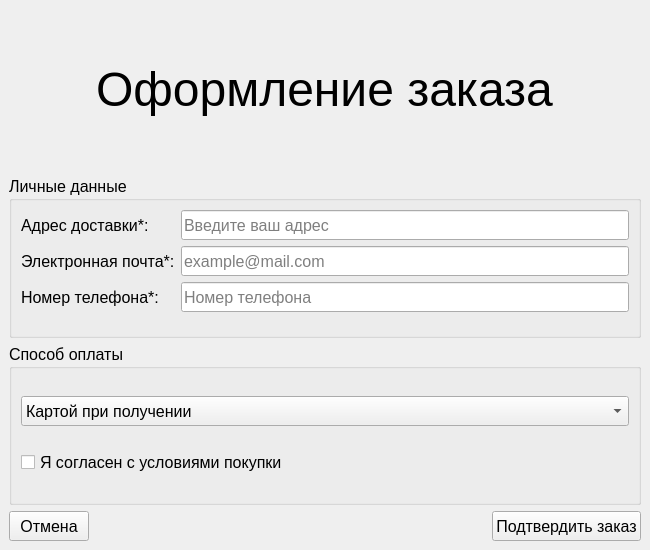
<?xml version="1.0" encoding="UTF-8"?>
<ui version="4.0">
 <class>OrderPlacement</class>
 <widget class="QMainWindow" name="OrderPlacement">
  <property name="geometry">
   <rect>
    <x>0</x>
    <y>0</y>
    <width>650</width>
    <height>550</height>
   </rect>
  </property>
  <property name="windowTitle">
   <string>Оформление заказа</string>
  </property>
  <widget class="QWidget" name="centralwidget">
   <layout class="QVBoxLayout" name="verticalLayout">
    <item alignment="Qt::AlignHCenter|Qt::AlignVCenter">
     <widget class="QLabel" name="titleLabel">
      <property name="font">
       <font>
        <family>MS Shell Dlg 2</family>
        <pointsize>36</pointsize>
        <weight>50</weight>
        <italic>false</italic>
        <bold>false</bold>
       </font>
      </property>
      <property name="styleSheet">
       <string notr="true">font: 36pt &quot;MS Shell Dlg 2&quot;;</string>
      </property>
      <property name="text">
       <string>Оформление заказа</string>
      </property>
      <property name="alignment">
       <set>Qt::AlignCenter</set>
      </property>
     </widget>
    </item>
    <item>
     <widget class="QGroupBox" name="personalInfoGroup">
      <property name="font">
       <font>
        <pointsize>12</pointsize>
       </font>
      </property>
      <property name="title">
       <string>Личные данные</string>
      </property>
      <layout class="QFormLayout">
       <item row="1" column="0">
        <widget class="QLabel" name="emailLabel">
         <property name="text">
          <string>Электронная почта*:</string>
         </property>
        </widget>
       </item>
       <item row="1" column="1">
        <widget class="QLineEdit" name="emailLineEdit">
         <property name="minimumSize">
          <size>
           <width>0</width>
           <height>30</height>
          </size>
         </property>
         <property name="font">
          <font>
           <pointsize>12</pointsize>
          </font>
         </property>
         <property name="placeholderText">
          <string>example@mail.com</string>
         </property>
        </widget>
       </item>
       <item row="2" column="0">
        <widget class="QLabel" name="phoneLabel">
         <property name="text">
          <string>Номер телефона*:</string>
         </property>
        </widget>
       </item>
       <item row="2" column="1">
        <widget class="QLineEdit" name="phoneLineEdit">
         <property name="minimumSize">
          <size>
           <width>0</width>
           <height>30</height>
          </size>
         </property>
         <property name="font">
          <font>
           <pointsize>12</pointsize>
          </font>
         </property>
         <property name="placeholderText">
          <string>Номер телефона</string>
         </property>
        </widget>
       </item>
       <item row="0" column="0">
        <widget class="QLabel" name="addressLabel">
         <property name="text">
          <string>Адрес доставки*:</string>
         </property>
        </widget>
       </item>
       <item row="0" column="1">
        <widget class="QLineEdit" name="addressLineEdit">
         <property name="minimumSize">
          <size>
           <width>0</width>
           <height>30</height>
          </size>
         </property>
         <property name="font">
          <font>
           <pointsize>12</pointsize>
          </font>
         </property>
         <property name="placeholderText">
          <string>Введите ваш адрес</string>
         </property>
        </widget>
       </item>
      </layout>
     </widget>
    </item>
    <item>
     <widget class="QGroupBox" name="paymentGroup">
      <property name="font">
       <font>
        <pointsize>12</pointsize>
       </font>
      </property>
      <property name="title">
       <string>Способ оплаты</string>
      </property>
      <layout class="QVBoxLayout">
       <item>
        <widget class="QComboBox" name="paymentComboBox">
         <property name="minimumSize">
          <size>
           <width>0</width>
           <height>30</height>
          </size>
         </property>
         <property name="font">
          <font>
           <pointsize>12</pointsize>
          </font>
         </property>
         <item>
          <property name="text">
           <string>Картой при получении</string>
          </property>
         </item>
         <item>
          <property name="text">
           <string>Наличными при получении</string>
          </property>
         </item>
        </widget>
       </item>
       <item>
        <widget class="QCheckBox" name="termsCheckBox">
         <property name="font">
          <font>
           <pointsize>12</pointsize>
          </font>
         </property>
         <property name="text">
          <string>Я согласен с условиями покупки</string>
         </property>
        </widget>
       </item>
      </layout>
     </widget>
    </item>
    <item>
     <layout class="QHBoxLayout">
      <item>
       <widget class="QPushButton" name="cancelButton">
        <property name="minimumSize">
         <size>
          <width>0</width>
          <height>30</height>
         </size>
        </property>
        <property name="font">
         <font>
          <pointsize>12</pointsize>
         </font>
        </property>
        <property name="text">
         <string>Отмена</string>
        </property>
       </widget>
      </item>
      <item>
       <spacer>
        <property name="orientation">
         <enum>Qt::Horizontal</enum>
        </property>
        <property name="sizeType">
         <enum>QSizePolicy::Expanding</enum>
        </property>
        <property name="sizeHint" stdset="0">
         <size>
          <width>0</width>
          <height>0</height>
         </size>
        </property>
       </spacer>
      </item>
      <item>
       <widget class="QPushButton" name="confirmOrderButton">
        <property name="minimumSize">
         <size>
          <width>0</width>
          <height>30</height>
         </size>
        </property>
        <property name="font">
         <font>
          <pointsize>12</pointsize>
         </font>
        </property>
        <property name="text">
         <string>Подтвердить заказ</string>
        </property>
       </widget>
      </item>
     </layout>
    </item>
   </layout>
  </widget>
 </widget>
 <resources/>
 <connections/>
</ui>
